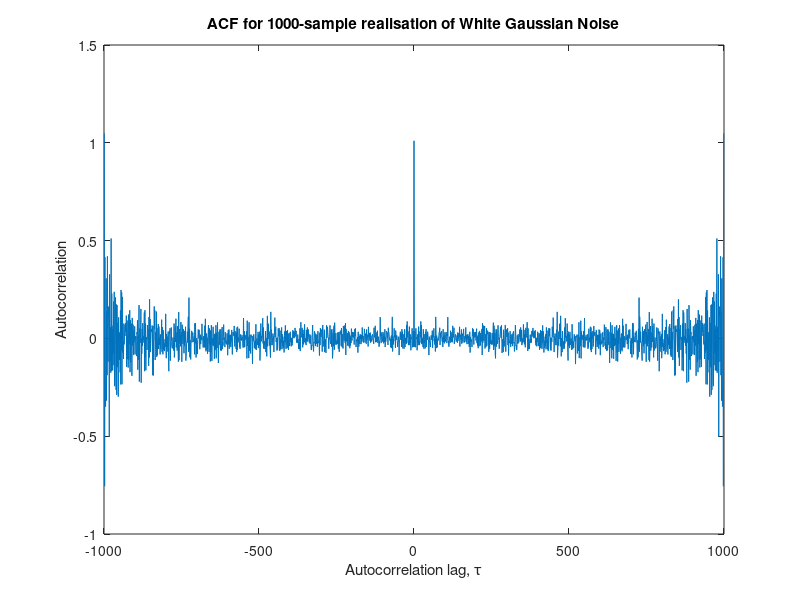
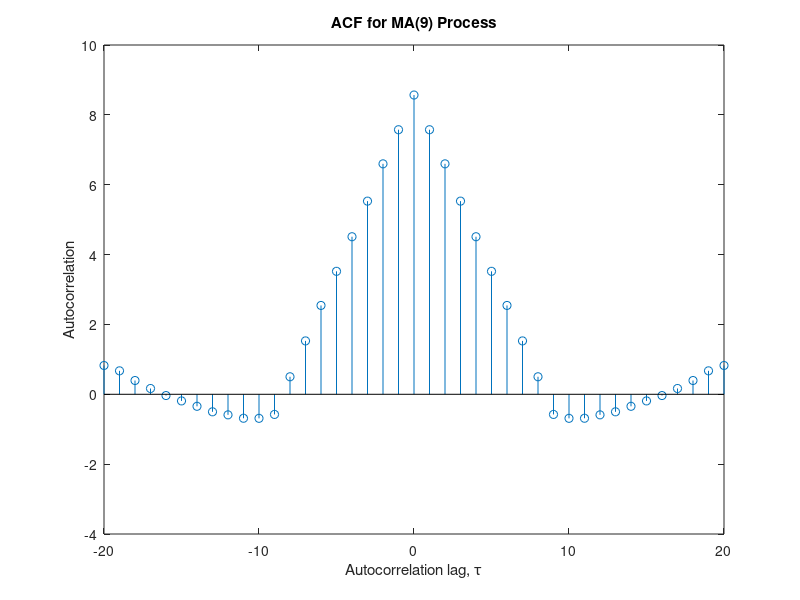

Reproduce these figures in MATLAB, in order.
%% 2.1.1 and 2.1.2
x = randn(1000,1);  % WGN
[c, lags] = xcorr(x, 'unbiased');
figure(1);
plot(lags, c)
title('ACF for 1000-sample realisation of White Gaussian Noise')
xlabel('Autocorrelation lag, \tau')
ylabel('Autocorrelation')
% xlim([-50, 50])

%% 2.1.4
y = filter(ones(9,1), [1], x);
[yc, ylags] = xcorr(y, 'unbiased');
figure(2); stem(ylags, yc)
title('ACF for MA(9) Process')
xlabel('Autocorrelation lag, \tau')
ylabel('Autocorrelation')
xlim([-20,20])
